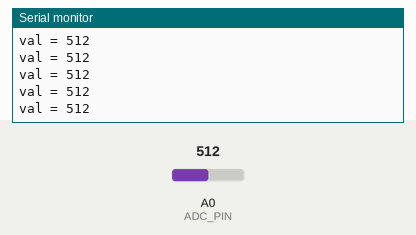
The sketch below on a simulated Arduino Uno, built with avr-gcc and run on an emulated ATmega328P. On the bench: the last lines printed to the serial monitor. Inputs (shaded band) come from the test bench; at power-on: A0 (ADC_PIN) = 512.

Above: at 2.7 s.
2.8 s: A0 (ADC_PIN) set to 11
At 3.3 s:
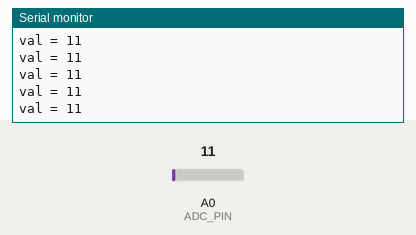
4.3 s: A0 (ADC_PIN) set to 8
At 5.0 s:
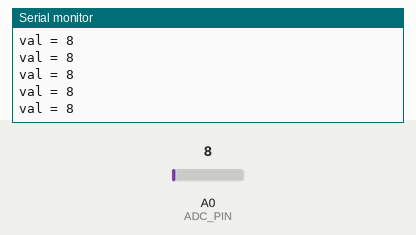
Timing chart, 0 to 7.3 s (numbered marks = the images above; inputs shaded):
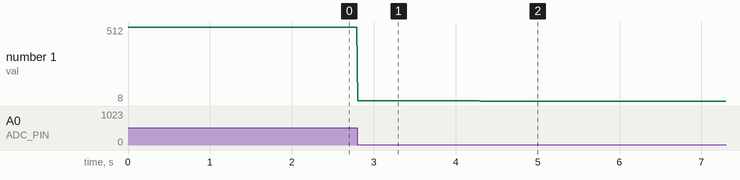

The sketch:

sketch_photoresistor_test.ino
```cpp
#define ADC_PIN A0
#define PIN_PHOTO_SENSOR A0
int val = 0;
void setup() {

  // put your setup code here, to run once:
  Serial.begin(115200); // скорость 115200

}

void loop() {

  val = analogRead(ADC_PIN);
  Serial.print("val = ");
  Serial.println(val);
  delay(10);// delay in ms

  // put your main code here, to run repeatedly:

}
```

Measured:
- after the input at 2.8 s, the serial monitor: prints a new line at once (image 1)
- after the input at 4.3 s, the serial monitor: prints a new line at once (image 2)
- plotted number 1: 512 → 11 after the input at 2.8 s, 11 → 8 after the input at 4.3 s
